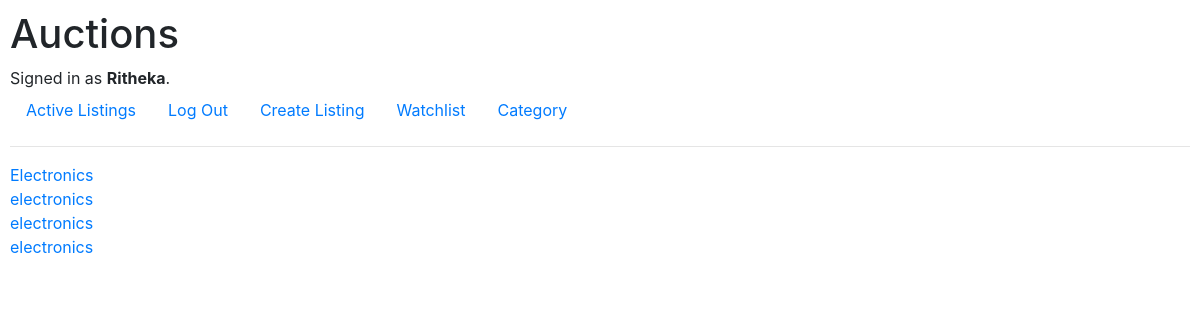
The app's page /category (signed in), older data.
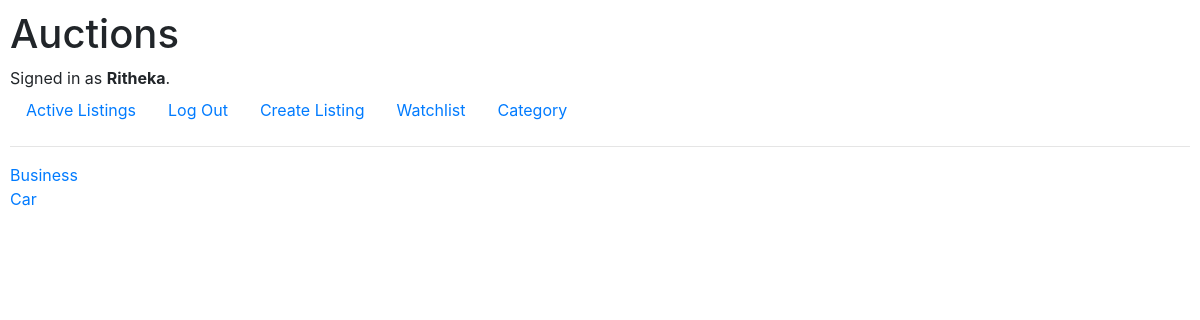
The same page, newer data.
### auctions/models.py (models this page shows, shortened)
class User(AbstractUser):
    pass

class Listing(models.Model):
    title = models.CharField(max_length = 100)
    description = models.TextField()
    starting_price = models.DecimalField(max_digits = 10,decimal_places = 2)
    current_price = models.DecimalField(max_digits = 10,decimal_places = 2)
    image_URL = models.URLField()
    category = models.CharField()
    active = models.BooleanField(default=True)
    owner = models.ForeignKey(settings.AUTH_USER_MODEL, on_delete=models.CASCADE)

### auctions/views.py (the view)
# urls.py: path("category", views.categories, name="category"),
@login_required
def categories(request):
    listings = Listing.objects.all()
    return render(request, "auctions/categories.html", {
        "listings": listings
    })

### auctions/templates/auctions/categories.html
{% extends "auctions/layout.html" %}
{% block body %}
  {% for i in listings%}
  <a href="{% url 'cate' i.category %}">{{i.category}}</a><br>
  {%endfor%}
{% endblock %}

### auctions/templates/auctions/layout.html (shortened to what this page needs)
{% load static %}
<!DOCTYPE html>
<html lang="en">
    <head>
        <link rel="stylesheet" href="https://stackpath.bootstrapcdn.com/bootstrap/4.4.1/css/bootstrap.min.css">
        <link href="{% static 'auctions/styles.css' %}" rel="stylesheet">
    </head>
    <body>
        <h1>Auctions</h1>
        <div>
            {% if user.is_authenticated %}
                Signed in as <strong>{{ user.username }}</strong>.
            {% else %}
                Not signed in.
            {% endif %}
        </div>
        <ul class="nav">
            <li class="nav-item">
                <a class="nav-link" href="{% url 'index' %}">Active Listings</a>
            </li>
            {% if user.is_authenticated %}
                <li class="nav-item">
                    <a class="nav-link" href="{% url 'logout' %}">Log Out</a>
                </li>
                <li class="nav-item">
                <a class="nav-link" href="{% url 'create' %}">Create Listing</a>
               </li>
               <li class="nav-item">
                <a class="nav-link" href="{% url 'watchlist_page' %}">Watchlist</a>
               </li>
               <li class="nav-item">
                <a class="nav-link" href="{% url 'category' %}">Category</a>
               </li>
            {% endif %}
        </ul>
        <hr>
        {% block body %}
        {% endblock %}
    </body>
</html>

### auctions/static/auctions/styles.css (style rules this page uses)
body { padding: 10px; }

Row changes from the older to the newer data that the page shows:
removed Listing: category "Electronics"
removed Listing: category "electronics"
removed Listing: category "electronics"
removed Listing: category "electronics"
added Listing: category "Business"
added Listing: category "Car"
